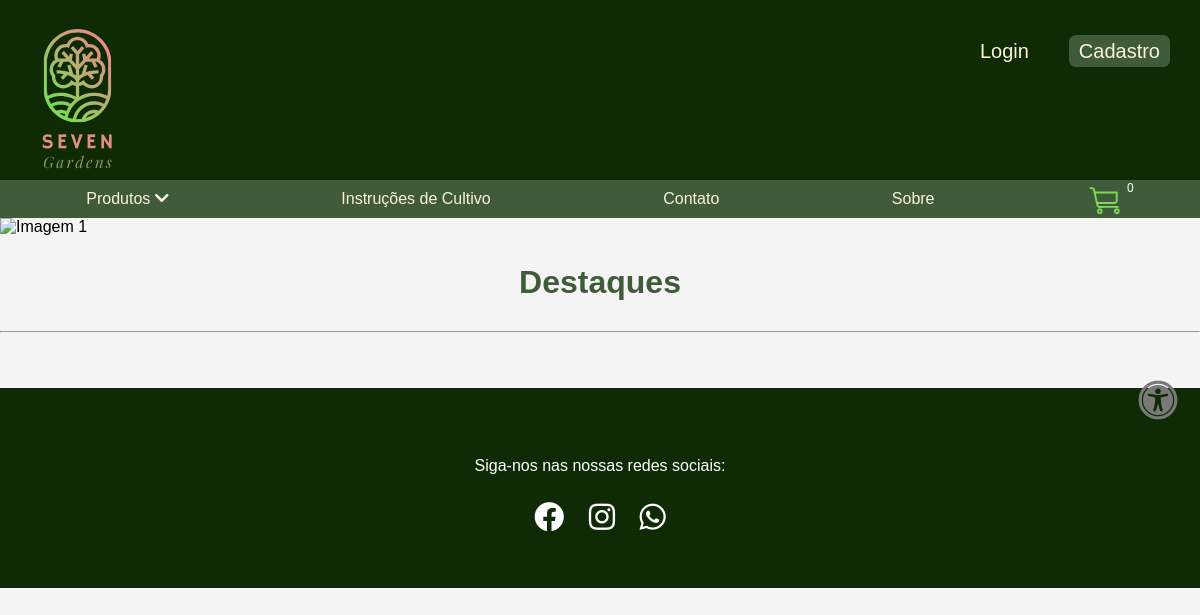
/, run on an earlier commit of the app's database.
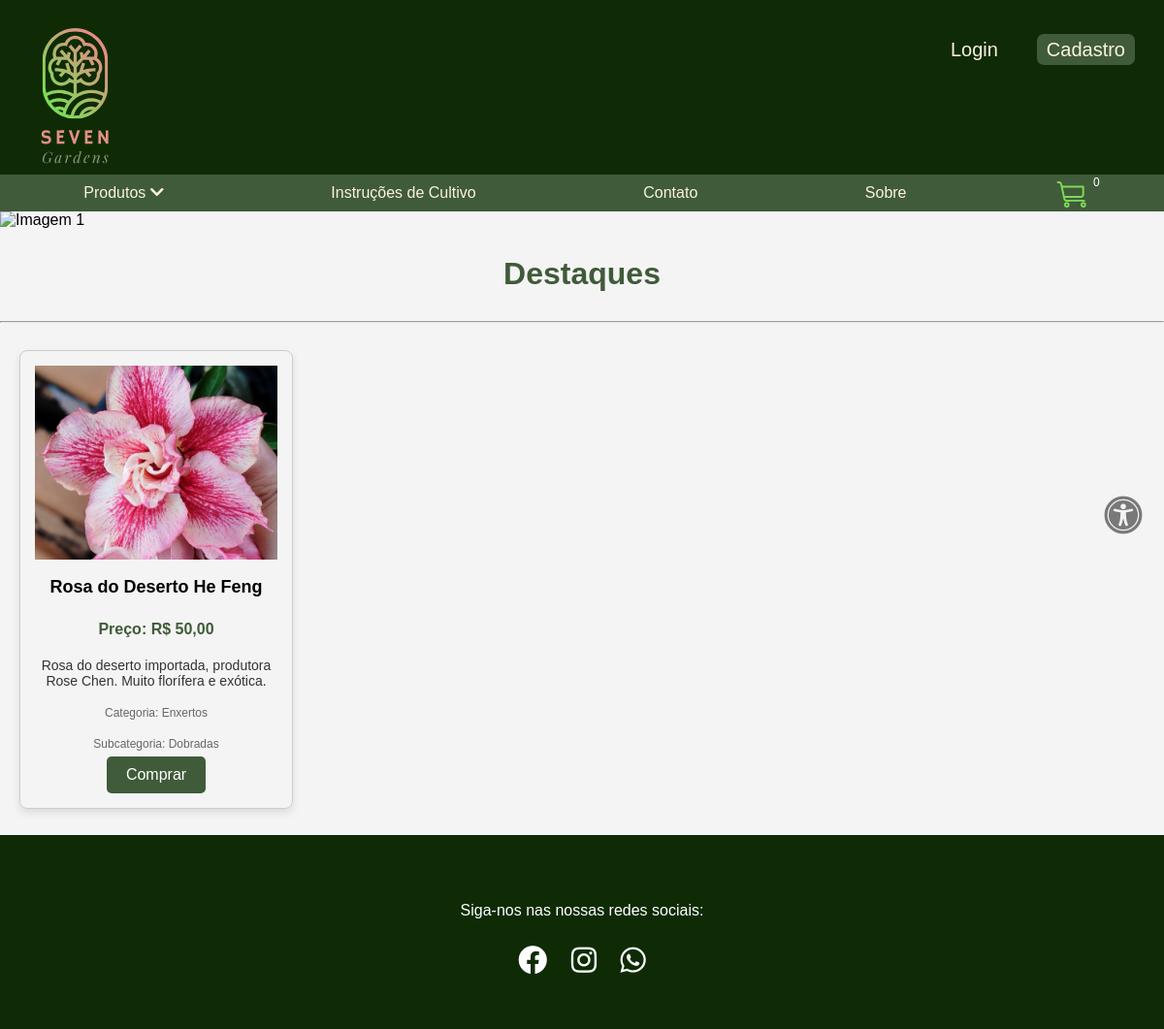
And on a later commit of the database.
### tables this page shows
CREATE TABLE `produto` (
  `idProduto` int(11) NOT NULL,
  `nome` varchar(100) NOT NULL,
  `preco` decimal(10,2) NOT NULL,
  `descricao` varchar(255) NOT NULL,
  `categoria` varchar(50) NOT NULL,
  `subcategoria` varchar(50) NOT NULL,
  `imagem` varchar(255) DEFAULT NULL
);

### helpers/path_helper.php (called while the page is built)
<?php
function base_url($path = '')
{
    return 'http://localhost/Seven_Gardens/' . $path;
}

### index.php (the view, shortened to what this page needs)
<?php
require_once __DIR__ . '/helpers/path_helper.php';
$isUserMasterOrColaborador = isset($_SESSION['usuario_tipo']) && in_array($_SESSION['usuario_tipo'], ['Master', 'Colaborador']);
?>
<!DOCTYPE html>
<html lang="pt-br">
<head>
  <link rel="stylesheet" href="<?php echo base_url('Front-end/css/header.css'); ?>">
  <link rel="stylesheet" href="<?php echo base_url('Front-end/css/style.css'); ?>">
  <link rel="stylesheet" href="<?php echo base_url('Front-end/css/Card-produtos.css'); ?>">
  <link rel="stylesheet" href="<?php echo base_url('Front-end/css/modalEstilos.css'); ?>">
  <link rel="stylesheet" href="https://cdnjs.cloudflare.com/ajax/libs/font-awesome/5.15.4/css/all.min.css" />
</head>
<body>
  <?php include('header.php'); ?>
  <div class="carousel">
    <div class="carousel-inner">
      <div class="carousel-item active">
        <img src="<?php echo base_url('Front-end/img/banner1.svg'); ?>" alt="Imagem 1">
      </div>
    </div>
    <button class="carousel-prev" onclick="prevSlide()"></button>
    <button class="carousel-next" onclick="nextSlide()"></button>
  </div>
  <span class="titulopg">
    <h1>Destaques</h1>
  </span>
  <hr>
  <div class="bloco-produtos">
    <?php
    $query = "SELECT idProduto, nome, preco, descricao, categoria, subcategoria, imagem FROM produto";
    $stmt = $pdo->prepare($query);
    $stmt->execute();
    while ($row = $stmt->fetch(PDO::FETCH_ASSOC)) {
      echo "<div class='produto-card'>";
      echo "<img class='imgProduto' src='" . htmlspecialchars($row["imagem"]) . "' alt='Imagem do produto'>";
      echo "<h3>" . htmlspecialchars($row["nome"]) . "</h3>";
      echo "<p class='preco'>Preço: R$ " . number_format($row["preco"], 2, ',', '.') . "</p>";
      echo "<p class='descricao'>" . htmlspecialchars($row["descricao"]) . "</p>";
      echo "<p class='categoria'>Categoria: " . htmlspecialchars($row["categoria"]) . "</p>";
      echo "<p class='subcategoria'>Subcategoria: " . htmlspecialchars($row["subcategoria"]) . "</p>";
      if ($isUserMasterOrColaborador) {
        echo "<div class='organiza_btns'>";
        echo "<button class='editar-btn' data-id='" . htmlspecialchars($row["idProduto"]) . "' data-nome='" . htmlspecialchars($row["nome"]) . "' data-preco='" . htmlspecialchars($row["preco"]) . "' data-descricao='" . htmlspecialchars($row["descricao"]) . "' data-categoria='" . htmlspecialchars($row["categoria"]) . "' data-subcategoria='" . htmlspecialchars($row["subcategoria"]) . "'>Editar</button>";
        echo "<button class='excluir-btn' data-id='" . htmlspecialchars($row["idProduto"]) . "'>Excluir</button>";
        echo "</div>";
      } else {
        echo "<button class='comprar-btn' data-id='" . htmlspecialchars($row['idProduto']) . "' onclick=\"adicionarAoCarrinho(" . htmlspecialchars($row['idProduto']) . ", '" . htmlspecialchars($row['nome']) . "', " . htmlspecialchars($row['preco']) . ", '" . htmlspecialchars($row['imagem']) . "')\">Comprar</button>";
      }
      echo "</div>";
    }
    ?>
  </div>
  <section id="accessibility-section">
    <i class="fas fa-universal-access" id="accessibility-icon"></i>
  </section>
  <footer>
    <br>
    <div class="social-icons">
      <p> Siga-nos nas nossas redes sociais:</p>
      <a href="#" class="icon"><i class="fab fa-facebook"></i></a>
      <a href="#" class="icon"><i class="fab fa-instagram"></i></a>
      <a href="#" class="icon"><i class="fab fa-whatsapp"></i></a>
    </div>
  </footer>
</body>
</html>

What changed in the data, as far as the page shows it:
added produto: imagem (picture), nome "Rosa do Deserto He Feng", preco "50,00", descricao "Rosa do deserto importada, produtora Rose Chen. Muito florífera e exótica.", categoria "Enxertos", subcategoria "Dobradas"
